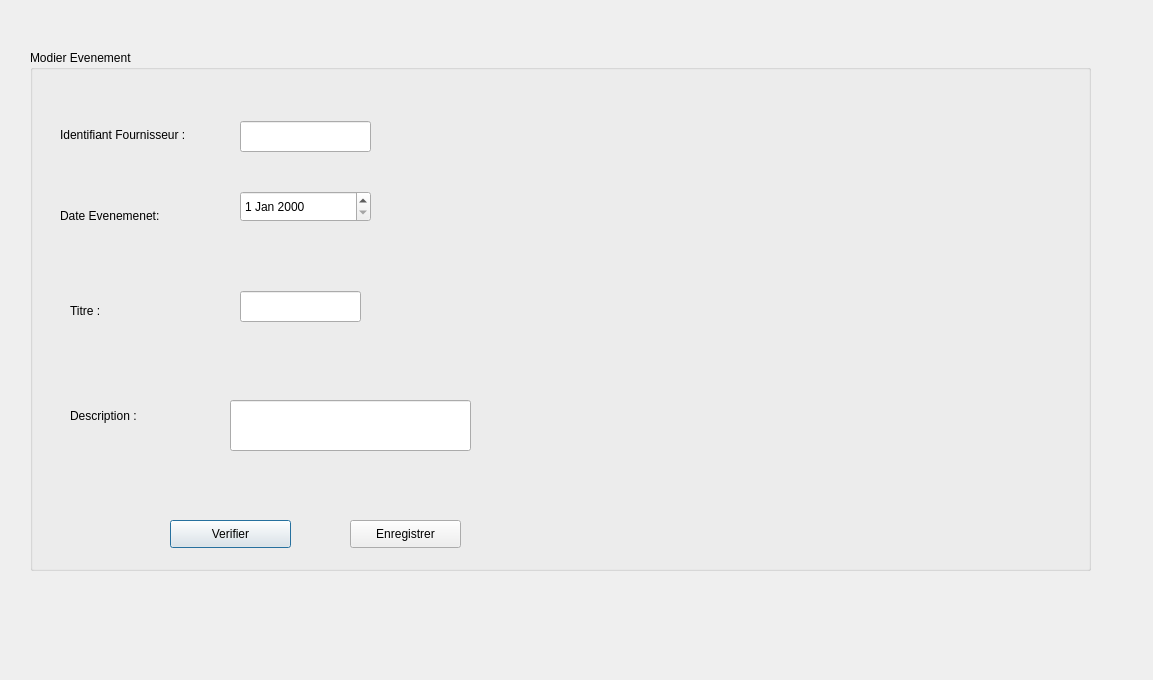
<?xml version="1.0" encoding="UTF-8"?>
<ui version="4.0">
 <class>modifevent</class>
 <widget class="QDialog" name="modifevent">
  <property name="geometry">
   <rect>
    <x>0</x>
    <y>0</y>
    <width>1153</width>
    <height>680</height>
   </rect>
  </property>
  <property name="windowTitle">
   <string>Dialog</string>
  </property>
  <widget class="QGroupBox" name="groupBox">
   <property name="geometry">
    <rect>
     <x>30</x>
     <y>50</y>
     <width>1061</width>
     <height>521</height>
    </rect>
   </property>
   <property name="title">
    <string>Modier Evenement</string>
   </property>
   <widget class="QLineEdit" name="le_id_event_modif">
    <property name="geometry">
     <rect>
      <x>210</x>
      <y>71</y>
      <width>131</width>
      <height>31</height>
     </rect>
    </property>
    <property name="readOnly">
     <bool>false</bool>
    </property>
   </widget>
   <widget class="QLabel" name="label">
    <property name="geometry">
     <rect>
      <x>30</x>
      <y>69</y>
      <width>141</width>
      <height>31</height>
     </rect>
    </property>
    <property name="text">
     <string>Identifiant Fournisseur :</string>
    </property>
   </widget>
   <widget class="QLabel" name="label_2">
    <property name="geometry">
     <rect>
      <x>30</x>
      <y>150</y>
      <width>161</width>
      <height>31</height>
     </rect>
    </property>
    <property name="text">
     <string>Date Evenemenet:</string>
    </property>
   </widget>
   <widget class="QDateEdit" name="dateEdit_modif">
    <property name="geometry">
     <rect>
      <x>210</x>
      <y>141</y>
      <width>131</width>
      <height>31</height>
     </rect>
    </property>
   </widget>
   <widget class="QLabel" name="label_3">
    <property name="geometry">
     <rect>
      <x>40</x>
      <y>240</y>
      <width>131</width>
      <height>41</height>
     </rect>
    </property>
    <property name="text">
     <string>Titre :</string>
    </property>
   </widget>
   <widget class="QLineEdit" name="le_titre_modif">
    <property name="geometry">
     <rect>
      <x>210</x>
      <y>241</y>
      <width>121</width>
      <height>31</height>
     </rect>
    </property>
   </widget>
   <widget class="QLabel" name="label_4">
    <property name="geometry">
     <rect>
      <x>40</x>
      <y>350</y>
      <width>101</width>
      <height>31</height>
     </rect>
    </property>
    <property name="text">
     <string>Description :</string>
    </property>
   </widget>
   <widget class="QLineEdit" name="le_description_modif">
    <property name="geometry">
     <rect>
      <x>200</x>
      <y>350</y>
      <width>241</width>
      <height>51</height>
     </rect>
    </property>
   </widget>
   <widget class="QPushButton" name="pushButton_verif_id_event">
    <property name="geometry">
     <rect>
      <x>140</x>
      <y>470</y>
      <width>121</width>
      <height>28</height>
     </rect>
    </property>
    <property name="text">
     <string>Verifier</string>
    </property>
   </widget>
   <widget class="QPushButton" name="pushButton_enregistrert_modif_event">
    <property name="geometry">
     <rect>
      <x>320</x>
      <y>470</y>
      <width>111</width>
      <height>28</height>
     </rect>
    </property>
    <property name="text">
     <string>Enregistrer</string>
    </property>
   </widget>
  </widget>
 </widget>
 <resources/>
 <connections/>
</ui>
